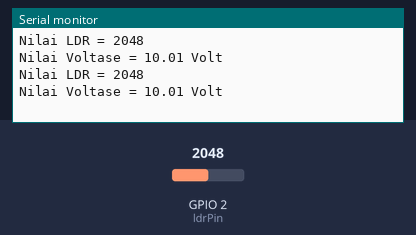
This program was run on a simulated ESP32. Shown: the last lines printed to the serial monitor. The inputs (shaded band) are chosen by the test bench; at power-on: GPIO 2 (ldrPin) = 2048.

Above: at 1.8 s.
1.9 s: GPIO 2 (ldrPin) set to 2866
At 2.8 s:
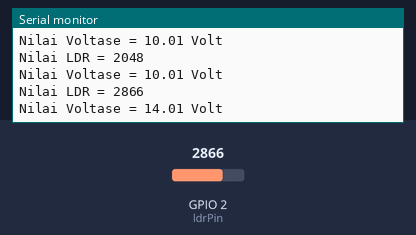
3.4 s: GPIO 2 (ldrPin) set to 3603
At 4.8 s:
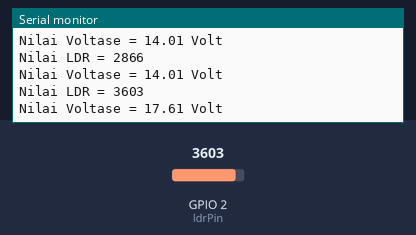
Timing chart, 0 to 6.4 s (numbered marks = the images above; inputs shaded):
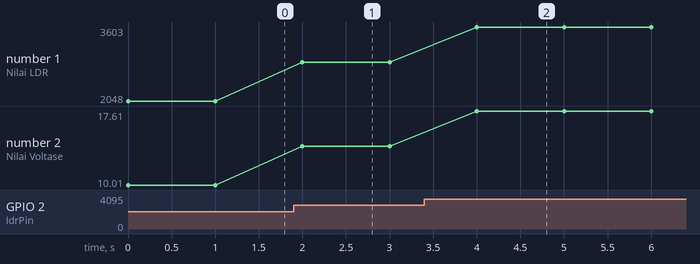

The program:

main.cpp
```cpp
#include <Arduino.h>
#define ldrPin 2

void setup() {
  // put your setup code here, to run once:
  Serial.begin(115200);
}

void loop() {
  // put your main code here, to run repeatedly:
  int ldrValue = analogRead(ldrPin);

  float voltage = ldrValue * (5.0 / 1023.0);
  Serial.print("Nilai LDR = ");
  Serial.println(ldrValue);
  Serial.print("Nilai Voltase = ");
  Serial.print(voltage);
  Serial.println(" Volt");
  delay(1000);
}
```

Measured:
- after the input at 1.9 s, the serial monitor: prints a new line after 0.10 s (image 1)
- after the input at 3.4 s, the serial monitor: prints a new line after 0.60 s (image 2)
- plotted number 1: 2048 → 2866 after the input at 1.9 s, 2866 → 3603 after the input at 3.4 s
- plotted number 2: 10.01 → 14.01 after the input at 1.9 s, 14.01 → 17.61 after the input at 3.4 s
